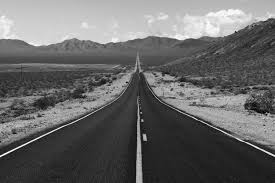
#> input picture CV practicals/4/4.jpeg, 275 x 183 px
$ python 4.py
#> lines starting #> are read from the running program, lines starting #| are printed output that depends on the picture
import cv2
import numpy as np
image = cv2.imread("4.jpeg") # Replace with your image file
#> image is the input picture: shape (183, 275, 3); min 0, max 255, mean 103
gray_image = cv2.cvtColor(image, cv2.COLOR_BGR2GRAY)
equalized_image = cv2.equalizeHist(gray_image)
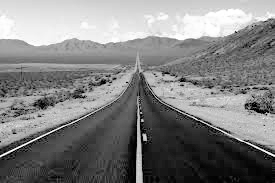
#> equalized_image: shape (183, 275); min 0, max 255, mean 128.4
cv2.imshow("Original Grayscale Image", gray_image)
cv2.imshow("Histogram Equalized Image", equalized_image)
cv2.waitKey(0)
cv2.destroyAllWindows()
